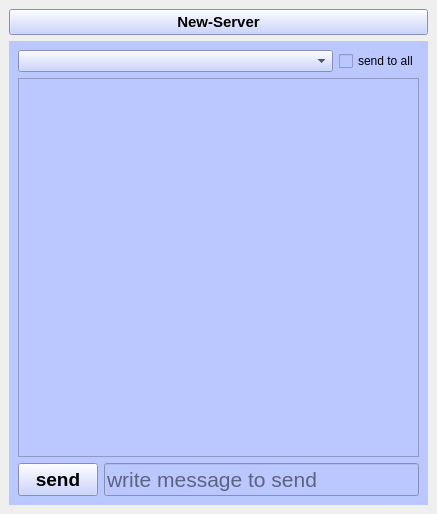
<?xml version="1.0" encoding="UTF-8"?>
<ui version="4.0">
 <class>My_Server</class>
 <widget class="QMainWindow" name="My_Server">
  <property name="geometry">
   <rect>
    <x>0</x>
    <y>0</y>
    <width>437</width>
    <height>514</height>
   </rect>
  </property>
  <property name="windowTitle">
   <string>My_Server</string>
  </property>
  <widget class="QWidget" name="centralwidget">
   <layout class="QVBoxLayout" name="verticalLayout">
    <item>
     <widget class="QPushButton" name="Create_New_Server_BTN">
      <property name="font">
       <font>
        <pointsize>11</pointsize>
        <weight>75</weight>
        <bold>true</bold>
       </font>
      </property>
      <property name="cursor">
       <cursorShape>OpenHandCursor</cursorShape>
      </property>
      <property name="styleSheet">
       <string notr="true">#Create_New_Server_BTN
{
	background-color: rgb(187, 199, 255);
}
#Create_New_Server_BTN::hover
{
	
	background-color: rgb(0, 145, 255);
	color:white;
}</string>
      </property>
      <property name="text">
       <string>New-Server</string>
      </property>
      <property name="shortcut">
       <string>Ctrl+N</string>
      </property>
     </widget>
    </item>
    <item>
     <widget class="QStackedWidget" name="Server_StackWidget">
      <property name="styleSheet">
       <string notr="true">background-color: rgb(187, 199, 255);</string>
      </property>
      <property name="currentIndex">
       <number>1</number>
      </property>
      <widget class="QWidget" name="page">
       <layout class="QVBoxLayout" name="verticalLayout_2">
        <item>
         <widget class="QLabel" name="server_state">
          <property name="font">
           <font>
            <pointsize>12</pointsize>
            <weight>75</weight>
            <bold>true</bold>
           </font>
          </property>
          <property name="text">
           <string/>
          </property>
         </widget>
        </item>
        <item>
         <spacer name="verticalSpacer_2">
          <property name="orientation">
           <enum>Qt::Vertical</enum>
          </property>
          <property name="sizeType">
           <enum>QSizePolicy::Preferred</enum>
          </property>
          <property name="sizeHint" stdset="0">
           <size>
            <width>20</width>
            <height>40</height>
           </size>
          </property>
         </spacer>
        </item>
        <item>
         <layout class="QFormLayout" name="formLayout">
          <item row="0" column="1">
           <widget class="QPushButton" name="listen_btn">
            <property name="cursor">
             <cursorShape>OpenHandCursor</cursorShape>
            </property>
            <property name="text">
             <string>listen</string>
            </property>
           </widget>
          </item>
          <item row="1" column="1">
           <widget class="QPushButton" name="go_to_clients">
            <property name="cursor">
             <cursorShape>OpenHandCursor</cursorShape>
            </property>
            <property name="text">
             <string>go to clients</string>
            </property>
           </widget>
          </item>
         </layout>
        </item>
        <item>
         <spacer name="verticalSpacer">
          <property name="orientation">
           <enum>Qt::Vertical</enum>
          </property>
          <property name="sizeType">
           <enum>QSizePolicy::Preferred</enum>
          </property>
          <property name="sizeHint" stdset="0">
           <size>
            <width>20</width>
            <height>53</height>
           </size>
          </property>
         </spacer>
        </item>
       </layout>
      </widget>
      <widget class="QWidget" name="page_2">
       <layout class="QVBoxLayout" name="verticalLayout_3">
        <item>
         <layout class="QHBoxLayout" name="horizontalLayout">
          <item>
           <widget class="QComboBox" name="Curent_Client_comboBox"/>
          </item>
          <item>
           <widget class="QCheckBox" name="send_to_all">
            <property name="sizePolicy">
             <sizepolicy hsizetype="Maximum" vsizetype="Fixed">
              <horstretch>0</horstretch>
              <verstretch>0</verstretch>
             </sizepolicy>
            </property>
            <property name="text">
             <string>send to all</string>
            </property>
           </widget>
          </item>
         </layout>
        </item>
        <item>
         <widget class="QTextBrowser" name="Text_shower">
          <property name="font">
           <font>
            <pointsize>10</pointsize>
           </font>
          </property>
          <property name="cursor" stdset="0">
           <cursorShape>IBeamCursor</cursorShape>
          </property>
         </widget>
        </item>
        <item>
         <layout class="QFormLayout" name="formLayout_2">
          <item row="0" column="0">
           <widget class="QPushButton" name="Send_BTN">
            <property name="sizePolicy">
             <sizepolicy hsizetype="Preferred" vsizetype="Preferred">
              <horstretch>0</horstretch>
              <verstretch>0</verstretch>
             </sizepolicy>
            </property>
            <property name="font">
             <font>
              <pointsize>14</pointsize>
              <weight>75</weight>
              <bold>true</bold>
             </font>
            </property>
            <property name="text">
             <string>send</string>
            </property>
            <property name="shortcut">
             <string>Return</string>
            </property>
           </widget>
          </item>
          <item row="0" column="1">
           <widget class="QLineEdit" name="message_LE">
            <property name="font">
             <font>
              <pointsize>16</pointsize>
             </font>
            </property>
            <property name="text">
             <string/>
            </property>
            <property name="placeholderText">
             <string>write message to send</string>
            </property>
           </widget>
          </item>
         </layout>
        </item>
       </layout>
      </widget>
     </widget>
    </item>
   </layout>
  </widget>
 </widget>
 <resources/>
 <connections/>
</ui>
